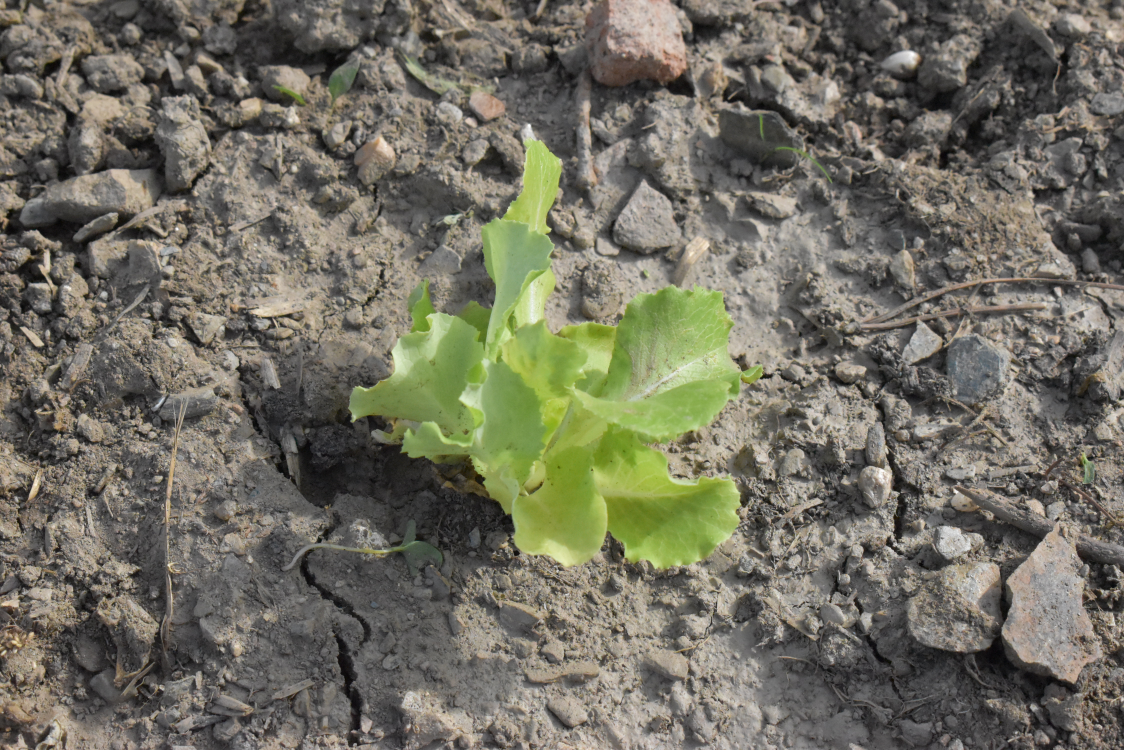
#> input picture mask_rcnn/examples/10.JPG, 4496 x 3000 px, given in place of LETTUCE_96.JPG, which was not available (shown at 1/4 size)
$ python obj_intersect.py
#> lines starting #> are read from the running program, lines starting #| are printed output that depends on the picture; after the words box and inside, x2 and y2 are one past the last pixel; in counts of white or black regions, pixels touching at a corner belong together; pictures that were not available may be replaced by others from this repository, and a replacement may not be noted
import os
import json
import cv2
import imutils
import numpy as np
import pandas as pd
import matplotlib.pyplot as plt
import seaborn as sns

abs_path = os.path.abspath(os.path.dirname(__file__))
path = (os.path.join(abs_path, "../IoU/via_export_json.json"))

def parse_JSON ():
    pts_list = {}
    with open(path, 'r') as myfile:
#> (reads mask_rcnn/playground/IoU/via_export_json.json from the repository)
        data = myfile.read()
    json_data = json.loads(data)
    for i in json_data:
        if i[0] != "_":
            pts = []
            file = (json_data[i]['filename'])
            regions = json_data[i]['regions']
            for k in range(len(regions)):
                x = (regions[k]['shape_attributes']['all_points_x'])
                y = (regions[k]['shape_attributes']['all_points_y'])
                pts.append(np.column_stack((x,y)))
            pts_list[file] = pts
    return pts_list

def draw_mask(image_path, ptsList):  # to draw mask from polyline on the raw image
    # read image
    img = cv2.imread(image_path)
#> img is the input picture: shape (3000, 4496, 3); mean B, G, R 97.2, 110.9, 113
    background = np.zeros((img.shape[0], img.shape[1], 3), np.uint8)        # draw white mask on black background
    for j in ptsList:
        bkg = cv2.fillPoly(background, [j], (255, 255, 255)) # draw and fill polyline
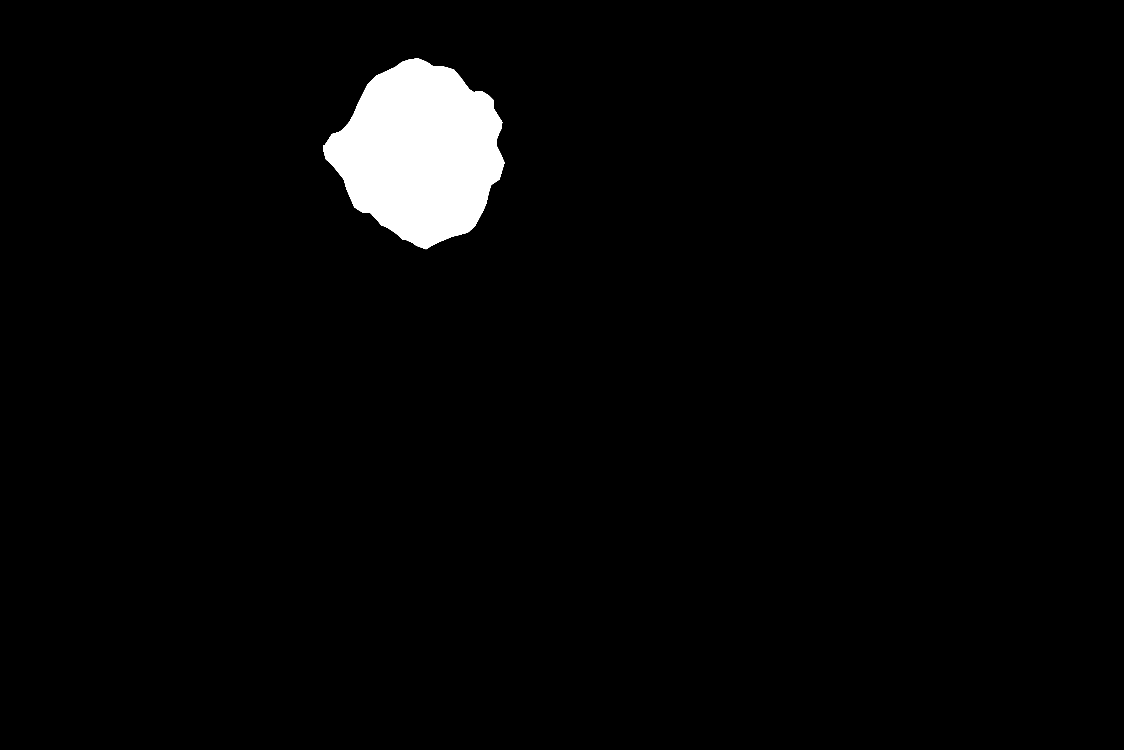
#> background: shape (3000, 4496, 3) (shown at 1/4 size); 2.8% white; 1 white region, box (x1, y1, x2, y2) and area: (1294, 234, 2018, 997) 371719
    # add mask in alpha channel
    image_b = imutils.resize(bkg, width=1024)

    b, g, image_b = cv2.split(image_b)
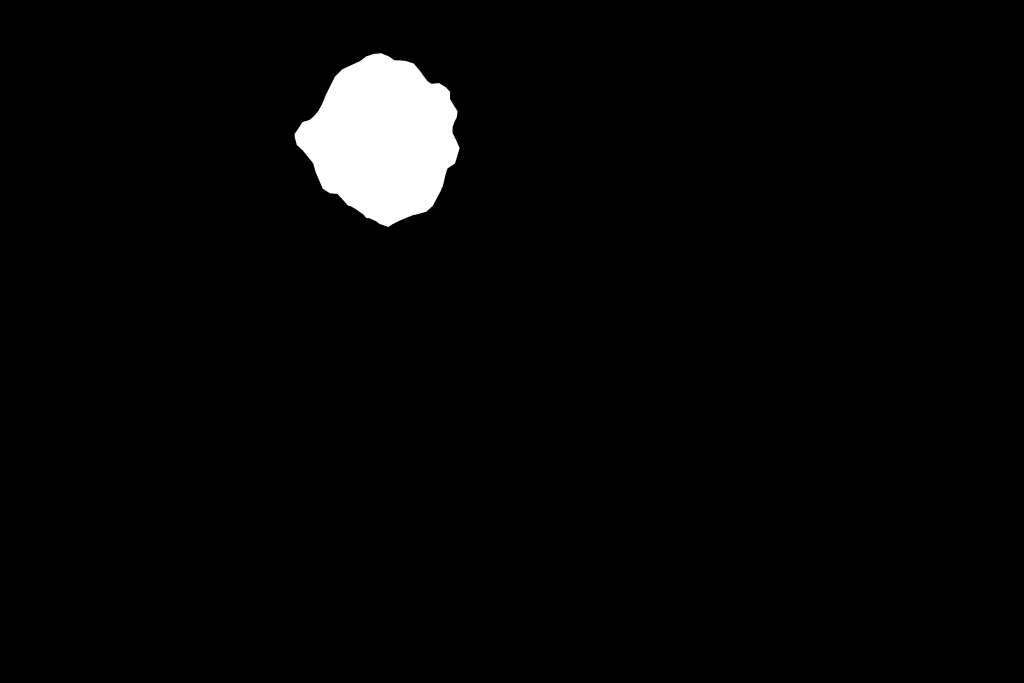
#> b: shape (683, 1024); min 0, max 255, mean 7
    print ("Mask_IoU Image")

    cv2.imshow('mask_IoU', image_b)
    cv2.waitKey(0)
    cv2.destroyWindow('mask_IoU')
    return image_b

def load_predicted(imagepath):
    pred_img = cv2.imread(imagepath, cv2.IMREAD_UNCHANGED)
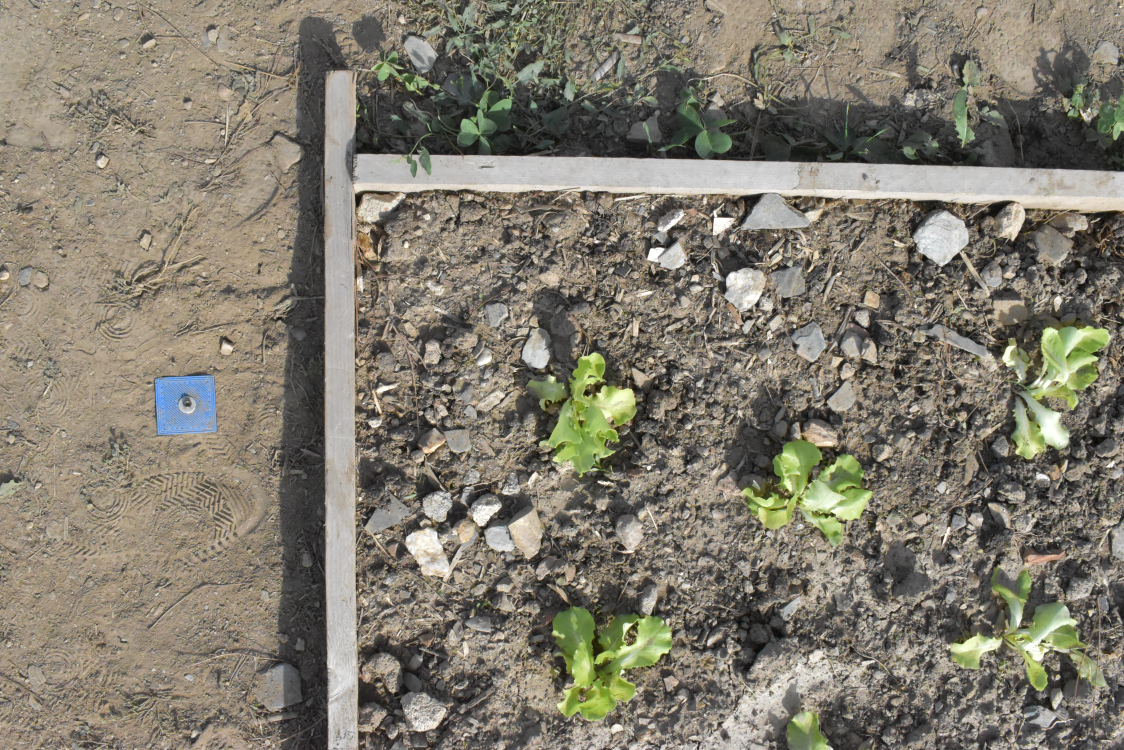
#> input picture mask_rcnn/examples/LETTUCE_77.JPG, 4496 x 3000 px, given in place of PREDICT_LETTUCE_96.png, which was not available (shown at 1/4 size)
#> pred_img is the input picture: shape (3000, 4496, 3); mean B, G, R 110.4, 123.9, 129.4
    pred_img = imutils.resize(pred_img, width=1024)
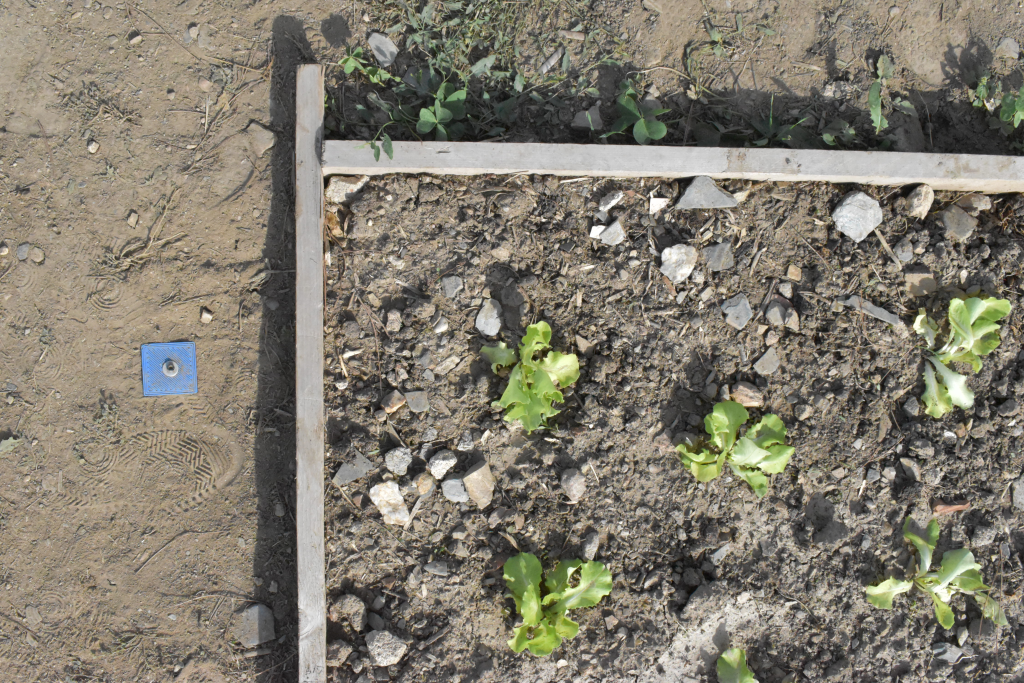
#> pred_img: shape (683, 1024, 3); mean B, G, R 110.4, 123.9, 129.4
#> (the run stopped early here; a loop or call above may not have finished)
